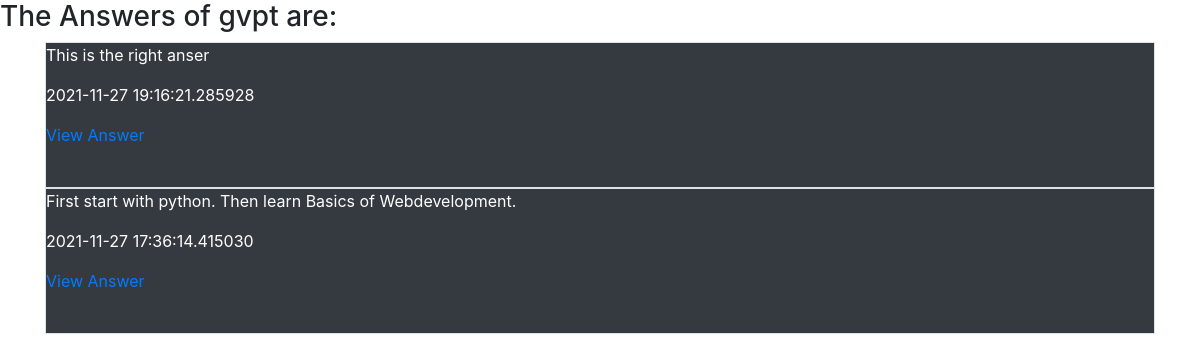
The page /profile/Answer/4 (signed in) on the database its author committed.
### tables this page shows
CREATE TABLE User(
    user_id     INTEGER PRIMARY KEY autoincrement,
    User_name   varchar(20),
    Password    blob(50),
    Salt        blob(8),
    Email       varchar(40),
    LastLogin   Text);

CREATE TABLE Answer(
    A_id        INTEGER PRIMARY KEY autoincrement,
    Q_id        int not null,
    user_id     int not null,
    A_Text      varchar(500),
    Upvote_count    int default 0,
    Downvote_count  int default 0,
    Date        Text,
    Anonymous   int default 0);

### app.py (the view)
@app.route('/profile/Answer/<int:user_id>')
def UserAnswerList(user_id):
    Aut=[]
    Aut.append(session['UserId']==user_id)
    Aut.append(GetUserName(user_id))
    if(Aut[0]==1):
        return render_template('UserAnswerList.html',Answers=GetUserAns(user_id,0),Aut=Aut)
    else:
        return render_template('UserAnswerList.html',Answers=GetUserAns(user_id,1),Aut=Aut)

### Sql_Querries.py (called while the page is built)
def GetUserName(U_Id):
    conn=sqlite3.connect('quora.db')
    cur=conn.cursor()
    cur.execute("Select User_name from User where user_id=?",(U_Id,))
    res=cur.fetchone()
    conn.close()
    return res[0]

def GetUserAns(U_id,an):
    conn = sqlite3.connect('quora.db')
    cur = conn.cursor()
    if(an):
        cur.execute("select A_id,Q_id,A_text,Date from Answer where user_id=? and Anonymous=? order by Date Desc",(U_id,0))
    else:
        cur.execute("select A_id,Q_id,A_text,Date from Answer where user_id=? order by Date Desc",(U_id,))
    data = cur.fetchall()
    conn.close()
    return(data)

### templates/UserAnswerList.html
{% extends "Base.html" %}
{% block Body %}
{%if Aut[0] %}
    <h3> My Answers are: </h3>
{% else %}
    <h3> The Answers of {{Aut[1]}} are: </h3>
{% endif %}
<div class="container">
    {% for Ans in Answers %}
    <div class="border bg-dark text-white">
        <p>{{Ans[2]}}</p>
        <p>{{Ans[3]}}</p>
        <p><a href="/Answer/{{Ans[0]}}">View Answer</a></p>
        <br>
    </div>
    {% endfor %}
</div>
{% endblock Body %}

### rows shown on the page
User: User_name "gvpt"
Answer: A_Text "This is the right anser", Date "2021-11-27 19:16:21.285928"
Answer: A_Text "First start with python. Then learn Basics of Webdevelopment.", Date "2021-11-27 17:36:14.415030"
